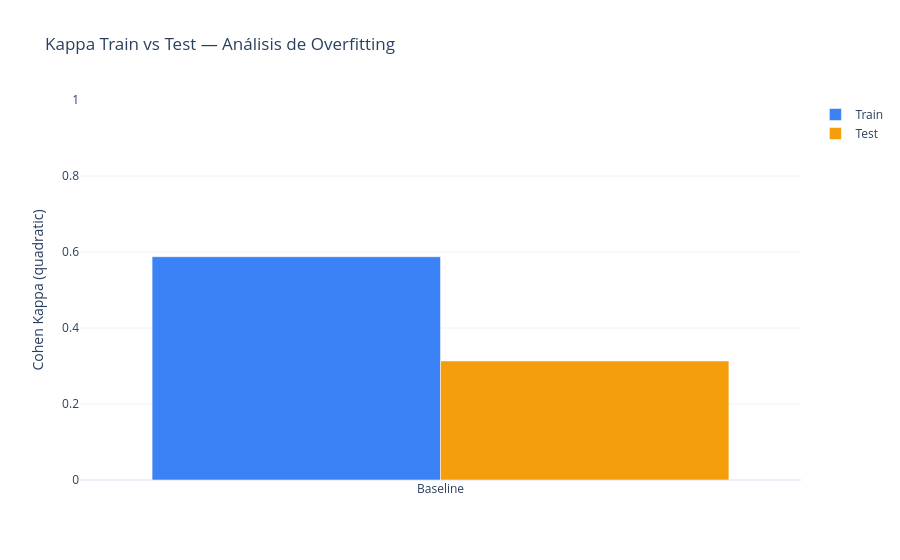

The code cell stored with this chart in its notebook:
### Markdown cell above
## Sección A: Análisis de Overfitting (Train vs Test)

Comparamos el kappa en **train** y en **test** para detectar si el modelo está memorizando los datos de entrenamiento.  
**Regla**: si kappa_train >> kappa_test → hay overfitting.

### Code cell
# Comparación Train vs Test: Baseline
y_pred_train = lgb_model.predict(X_train).argmax(axis=1)
y_pred_test  = lgb_model.predict(X_test).argmax(axis=1)

kappa_train = cohen_kappa_score(y_train, y_pred_train, weights='quadratic')
kappa_test  = cohen_kappa_score(y_test,  y_pred_test,  weights='quadratic')
gap         = kappa_train - kappa_test

print('=' * 45)
print(f'  Baseline LightGBM')
print('=' * 45)
print(f'  Kappa Train      : {kappa_train:.4f}')
print(f'  Kappa Test       : {kappa_test:.4f}')
print(f'  Gap (Train-Test) : {gap:.4f}')
if gap > 0.05:
    print('  POSIBLE OVERFITTING — gap > 0.05')
else:
    print('  Sin señales claras de overfitting')
print('=' * 45)

import plotly.graph_objects as go
fig = go.Figure()
fig.add_trace(go.Bar(name='Train', x=['Baseline'], y=[kappa_train], marker_color='#3b82f6'))
fig.add_trace(go.Bar(name='Test',  x=['Baseline'], y=[kappa_test],  marker_color='#f59e0b'))
fig.update_layout(
    title='Kappa Train vs Test — Análisis de Overfitting',
    yaxis_title='Cohen Kappa (quadratic)',
    barmode='group',
    yaxis=dict(range=[0, 1]),
    template='plotly_white'
)
fig.show()

### Figure 1 — Plotly figure (JSON) as saved in the notebook; plotly's stock layout.template omitted (floating-point values rounded to 4 significant figures)
{"data": [{"marker": {"color": "#3b82f6"}, "name": "Train", "type": "bar", "x": ["Baseline"], "y": [0.5877]}, {"marker": {"color": "#f59e0b"}, "name": "Test", "type": "bar", "x": ["Baseline"], "y": [0.3133]}], "layout": {"barmode": "group", "title": {"text": "Kappa Train vs Test — Análisis de Overfitting"}, "yaxis": {"range": [0, 1], "title": {"text": "Cohen Kappa (quadratic)"}}}}
